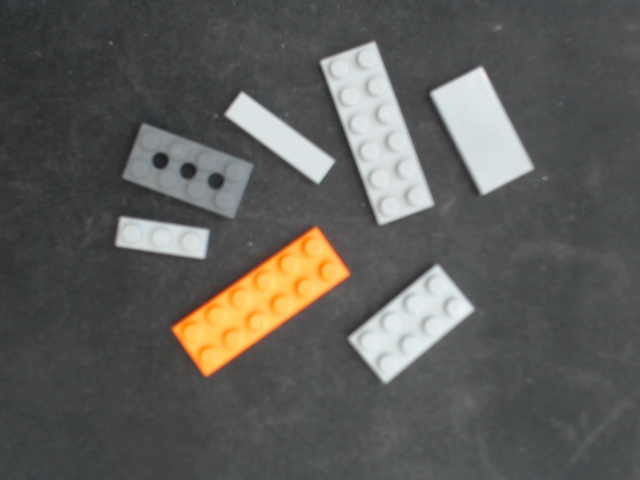
%> input picture imgs/7-0.png, 640 x 480 px; its folder holds only this picture in this run
$ octave segmentar.m   (GNU Octave 9; MATLAB toolbox functions it lacks are replaced by stand-ins)
%> lines starting %> are read from the running program, lines starting %| are printed output that depends on the picture; in (x1, y1, x2, y2) boxes, pixels count from 0 and x2, y2 are one past the last pixel; in counts of white or black regions, pixels touching at a corner belong together; the program's own positions count from 1
clear variables;

imds = imageDatastore("/home/lassa97/Desktop/Master/PSM/scanego/imgs");

segmentador = segmentador();

num_images = size(imds.Files);

display = figure('NumberTitle', 'off', 'Name', sprintf('Image: %s.png', 0));

for num=1:num_images
    image = readimage(imds, num);
%> image is the input picture: size 480x640x3 uint8; mean R, G, B 93.3, 92.5, 89.1

    filtered_image = filtrar(segmentador, image);

    binary_image = binarizar(segmentador, filtered_image);
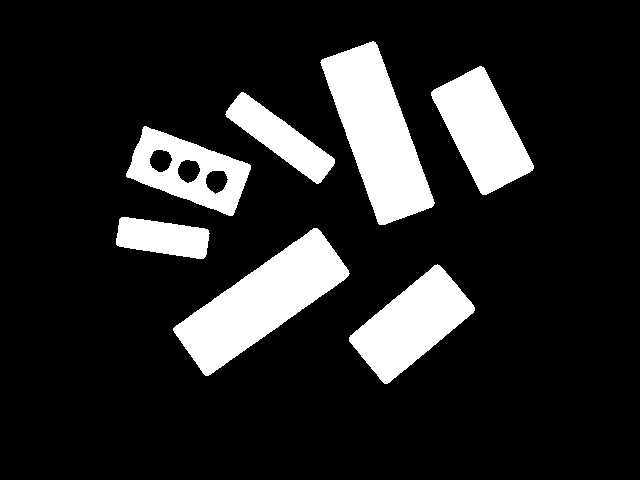
%> binary_image: size 480x640 logical; 15.4% white; 7 white regions, largest, box (x1, y1, x2, y2) and area: (173, 228, 350, 376) 10648, (320, 41, 435, 225) 10589, (349, 264, 475, 384) 7285

    [labeled_image, color_labeled_image] = etiquetar(segmentador, binary_image);
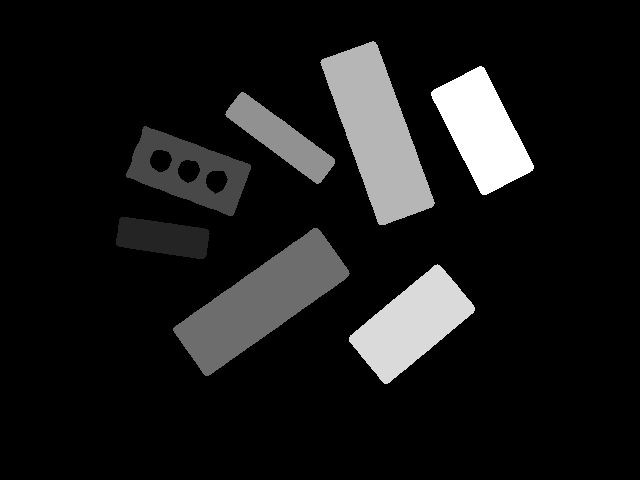
%> labeled_image: size 480x640 double; min 0, max 7, mean 0.669; drawn with min black and max white
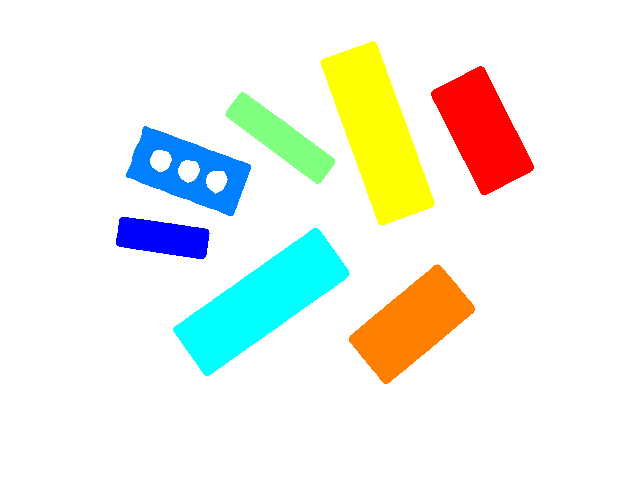
%> color_labeled_image: size 480x640x3 uint8; mean R, G, B 238, 241.7, 232.8
    %imfill(binary_image, 'holes');

    centroides = extraer_centroides(segmentador, labeled_image);
%> centroides = [163.4 238.4; 189.3 171.8; 262.1 302.4; 281 138.5; 378.1 133.9; 412.5 324.7; 483 131.2]

    areas = extraer_areas(segmentador, labeled_image);
%> areas = [116.5 217.5 94 42; 126.5 126.5 125 90; 173.5 228.5 177 148; 225.5 92.5 110 92; 320.5 41.5 115 184; 349.5 264.5 126 120; 431.5 66.5 103 129]

    bordes = extraer_bordes(segmentador, binary_image);
%> bordes = 7 items

    set(display, 'NumberTitle', 'off', 'Name', sprintf('Image: %i.png', num));

    subplot(121);
    imshow(image);

    subplot(122);
    plot(segmentador, color_labeled_image, centroides, areas, bordes);
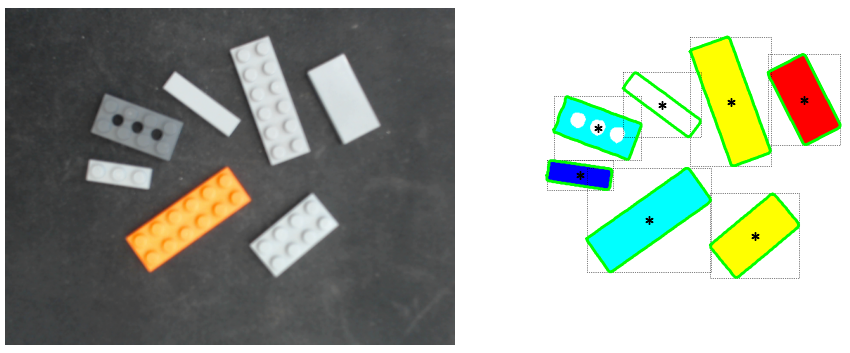
%> figure redrawn from the program's plot data, 2 panels

    pause;
end

close(display);

$ run again, on imgs/7-12.png
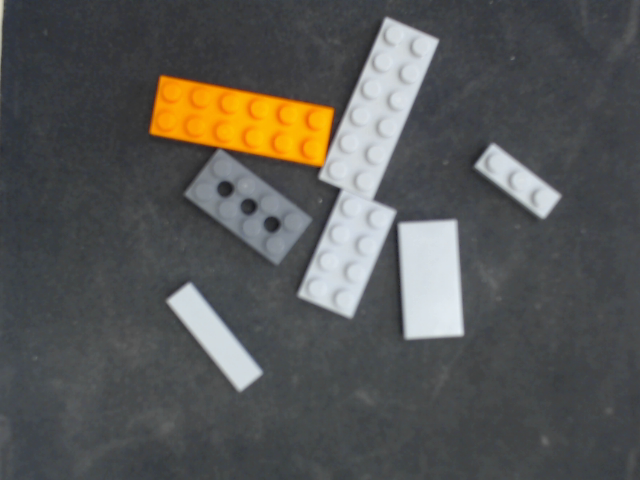
%> input picture imgs/7-12.png, 640 x 480 px
%> image is the input picture: size 480x640x3 uint8; mean R, G, B 87.6, 87.6, 85.3
%> `binary_image = binarizar(segmentador, filtered_image);`:
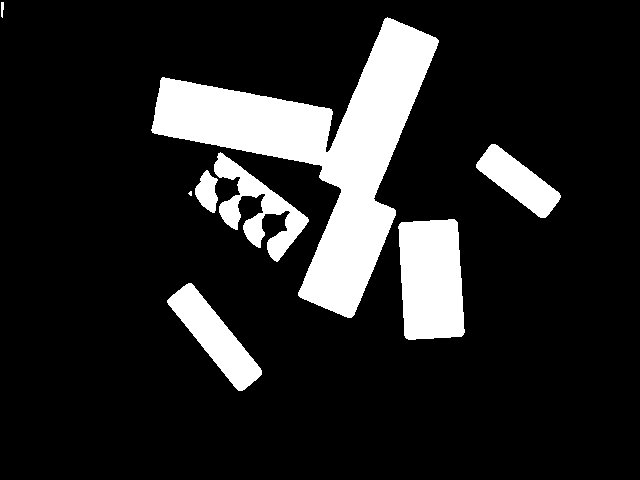
%> binary_image: size 480x640 logical; 14.8% white; 8 white regions (1 under 20 px), largest, box (x1, y1, x2, y2) and area: (151, 17, 439, 318) 27604, (398, 219, 465, 340) 7060, (167, 283, 262, 391) 3746
%> centroides = [321.5 151.1; 215.5 337.7; 259.1 209.8; 431.9 280.2; 519 181.7]
%> areas = [1.5 2.5 3 16; 151.5 17.5 288 301; 167.5 283.5 95 108; 188.5 191.5 4 5; 195.5 170.5 23 43; 214.5 152.5 95 110; 398.5 219.5 67 121; 476.5 144.5 85 74]
%> bordes = 5 items
%> `plot(segmentador, color_labeled_image, centroides, areas, bordes);`:
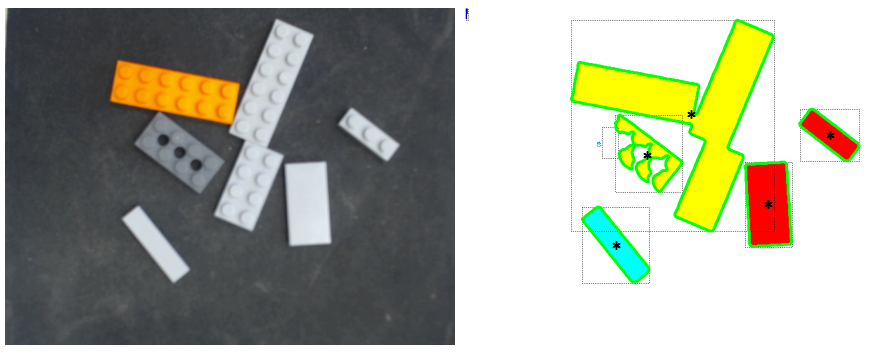
%> figure redrawn from the program's plot data, 2 panels

$ run again, on imgs/7-13.png
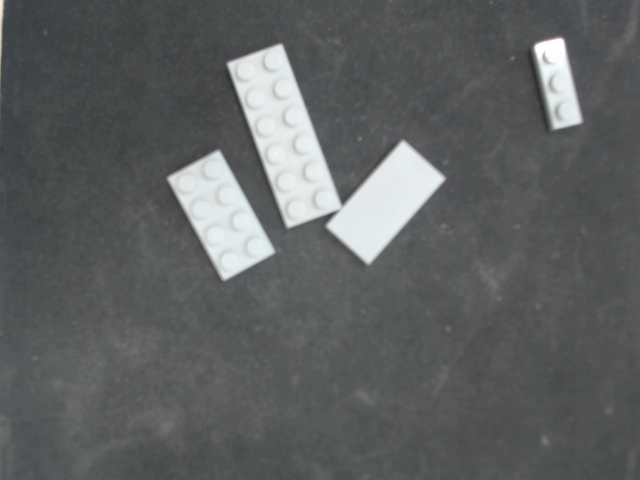
%> input picture imgs/7-13.png, 640 x 480 px
%> image is the input picture: size 480x640x3 uint8; mean R, G, B 94.7, 96.8, 97.3
%> `binary_image = binarizar(segmentador, filtered_image);`:
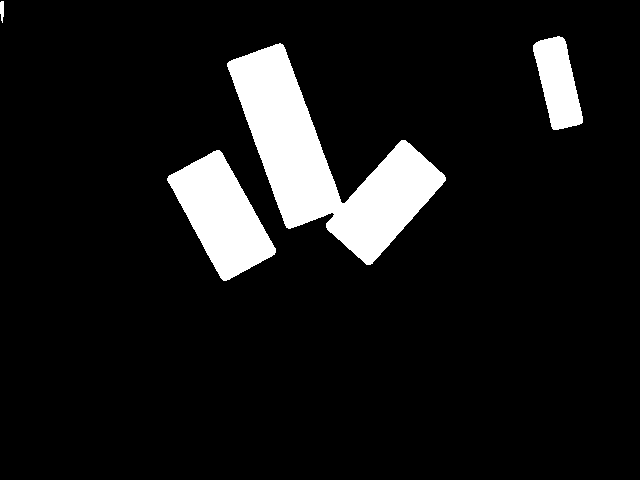
%> binary_image: size 480x640 logical; 9.3% white; 4 white regions, box (x1, y1, x2, y2) and area: (227, 43, 446, 265) 18068, (167, 150, 276, 281) 7396, (533, 36, 583, 130) 2966, (0, 1, 4, 23) 70
%> centroides = [222.2 216.1; 325.8 163.1; 558.6 83.49]
%> areas = [0.5 1.5 4 22; 167.5 150.5 109 131; 227.5 43.5 219 222; 533.5 36.5 50 94]
%> bordes = 3 items
%> `plot(segmentador, color_labeled_image, centroides, areas, bordes);`:
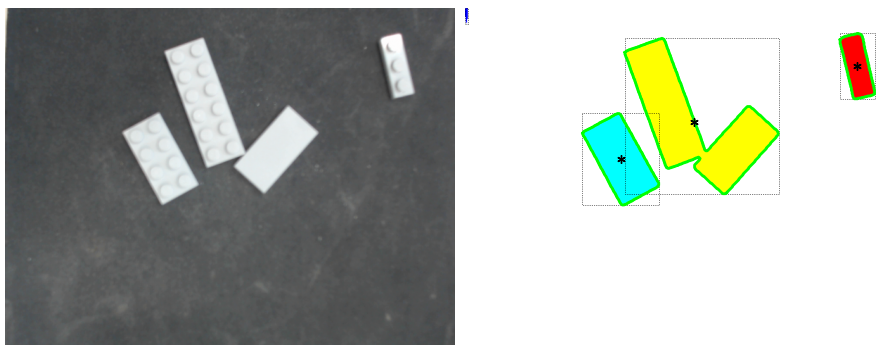
%> figure redrawn from the program's plot data, 2 panels

$ run again, on imgs/7-14.png
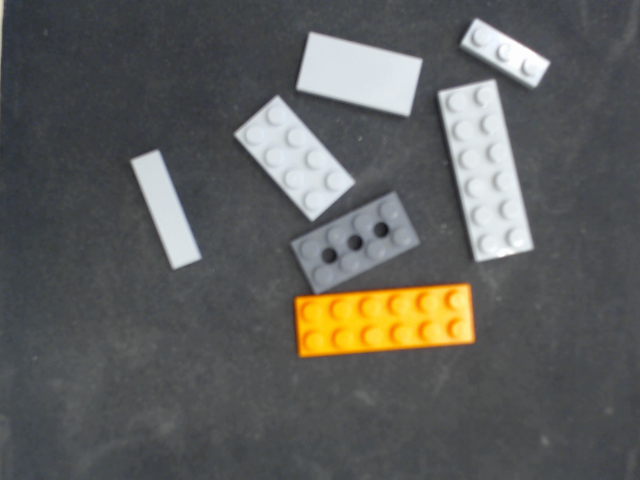
%> input picture imgs/7-14.png, 640 x 480 px
%> image is the input picture: size 480x640x3 uint8; mean R, G, B 94.4, 95.1, 92.6
%> `binary_image = binarizar(segmentador, filtered_image);`:
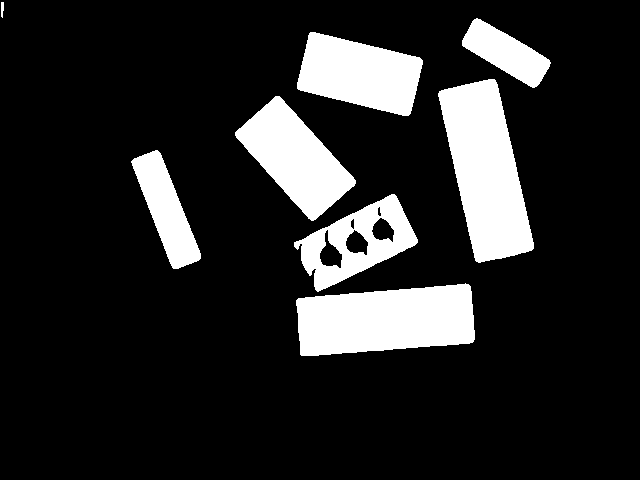
%> binary_image: size 480x640 logical; 15.4% white; 8 white regions, largest, box (x1, y1, x2, y2) and area: (438, 79, 534, 263) 10749, (296, 283, 475, 356) 10404, (235, 96, 356, 221) 7168
%> centroides = [166.9 210.5; 295.9 158.9; 357.7 243.2; 386.5 320.8; 360.4 74.61; 486.6 171.4; 506.7 53.57]
%> areas = [1.5 2.5 3 16; 131.5 150.5 70 119; 235.5 96.5 121 125; 294.5 194.5 124 98; 296.5 283.5 179 73; 297.5 32.5 126 84; 438.5 79.5 96 184; 462.5 18.5 89 70]
%> bordes = 7 items
%> `plot(segmentador, color_labeled_image, centroides, areas, bordes);`:
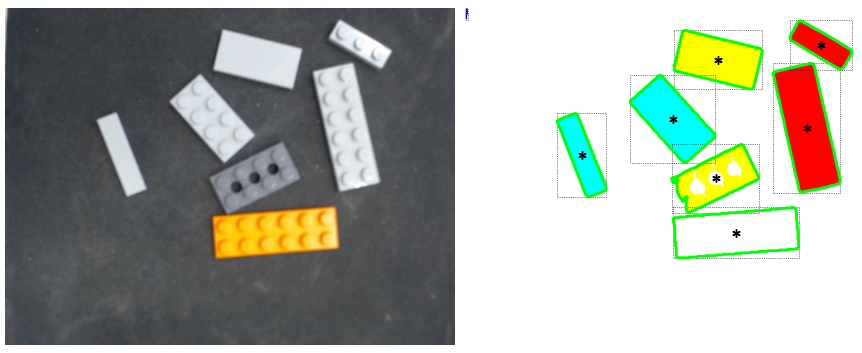
%> figure redrawn from the program's plot data, 2 panels

$ run again, on imgs/7-1.png
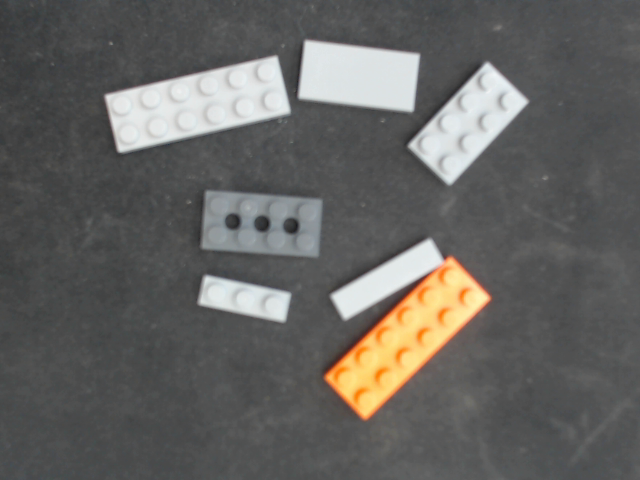
%> input picture imgs/7-1.png, 640 x 480 px
%> image is the input picture: size 480x640x3 uint8; mean R, G, B 100.7, 99.6, 96.9
%> binary_image: size 480x640 logical; 15.6% white; 6 white regions, box (x1, y1, x2, y2) and area: (326, 238, 491, 420) 14503, (105, 55, 291, 153) 11013, (298, 39, 421, 113) 7135, (409, 62, 529, 186) 7092, (203, 192, 321, 256) 5368, (198, 275, 292, 323) 2875
%> centroides = [198.7 104.7; 245.5 299.4; 262.2 224.4; 359.7 76.69; 403.7 323.9; 469.5 124.4]
%> areas = [105.5 55.5 186 98; 198.5 275.5 94 48; 203.5 192.5 118 64; 298.5 39.5 123 74; 326.5 238.5 165 182; 409.5 62.5 120 124]
%> bordes = 6 items
%> `plot(segmentador, color_labeled_image, centroides, areas, bordes);`:
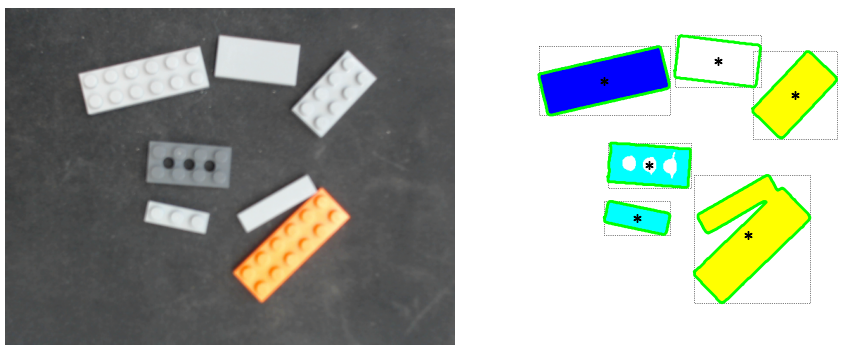
%> figure redrawn from the program's plot data, 2 panels
